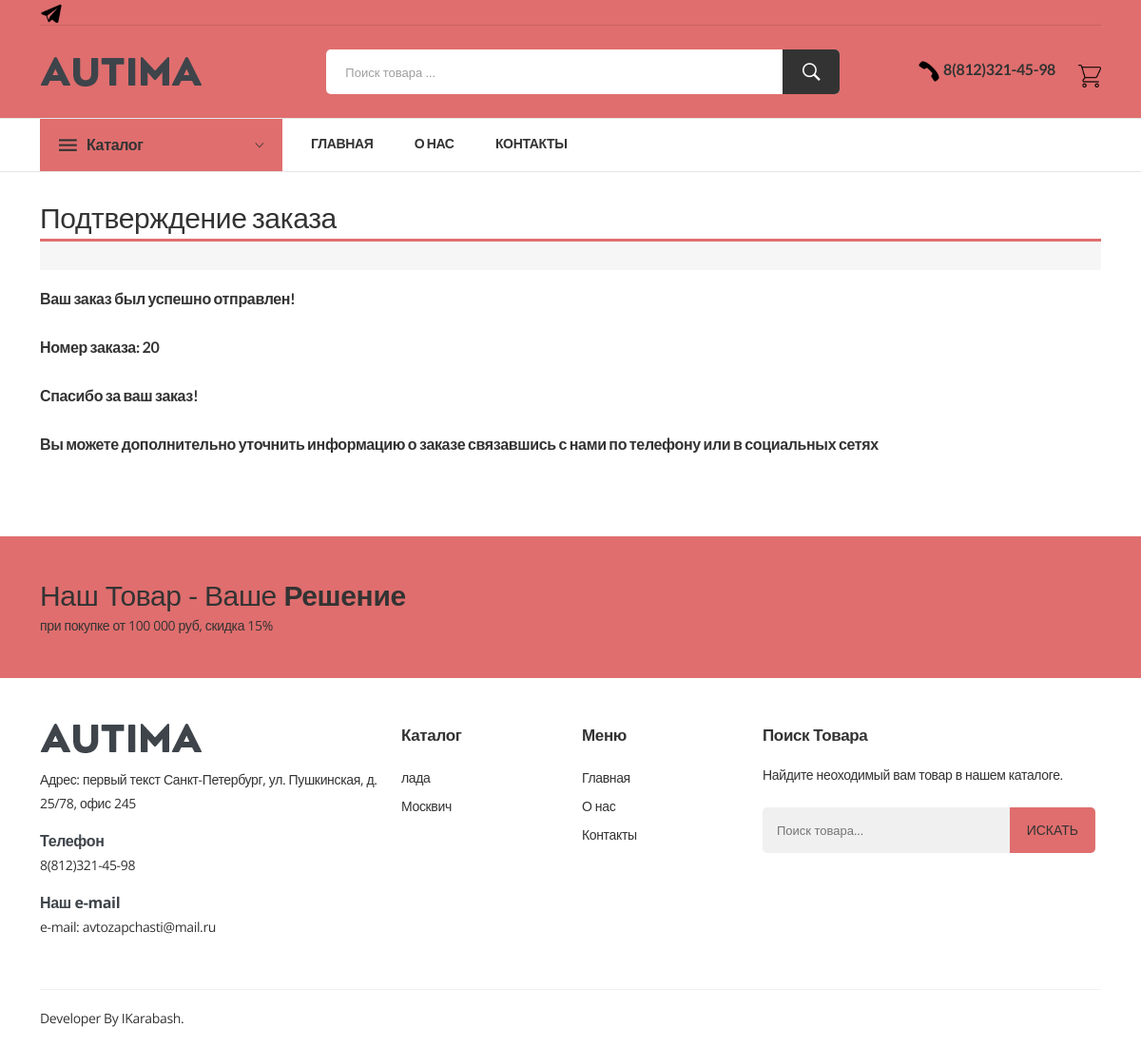
Page /orders/created/ on the committed database.
### kompany/models.py (models this page shows, shortened)
class Network(models.Model):
    title_ikons = models.CharField(max_length=500, verbose_name='иконка соцсети')
    network_image = models.ImageField(upload_to='network_image', blank=True, verbose_name='картинка соцсети')
    url_network = models.TextField(blank=True, verbose_name='ссылка')
    class Meta:
        verbose_name = 'социальные сети'
        verbose_name_plural = 'социальные сети'

class Contact(models.Model):
    title_contact = models.CharField(max_length=200, verbose_name='контакт')
    body_contact = models.TextField(blank=True, default='', verbose_name='текст контакта')
    adress_one_contact = models.TextField(blank=True, default='', verbose_name='адрес')
    tel = models.CharField(max_length=200, verbose_name='телефон')
    web = models.TextField(blank=True, default='', verbose_name='email')
    network_ikons = models.ManyToManyField(Network, blank=True, default='', verbose_name='иконки соцсетей')
    class Meta:
        verbose_name = 'контакт'
        verbose_name_plural = 'контакты'

class Brend(models.Model):
    title = models.CharField(max_length=200, db_index=True, verbose_name="брент")
    image = models.ImageField(upload_to='brends', blank=True, verbose_name='картинка бренда на главной стр')
    pod_brend = models.ManyToManyField(Pod_Brend, verbose_name='под бренд')
    class Meta:
        verbose_name = 'Бренд'
        verbose_name_plural = 'Бренд'
    def get_absolute_url(self):
        return reverse('pod_brand',
                        args=[self.id])

### orders/views.py (the view)
# urls.py: path('created/', views.created, name='created'),
def created(request):
    last_order = Order.objects.latest('created')
    context = {
        'last_order_id': last_order.id,
        **get_constanta(),
    }
    return render(request, 'orders/created.html', context)

### cart/context_processors.py (called while the page is built)
def counter(request):
	item_count = 0
	if 'admin' in request.path:
		return {}
	else:
		try:
			cart = Cart.objects.filter(cart_id=_cart_id(request))
			cart_items = CartItem.objects.all().filter(cart=cart[:1])
			for cart_item in cart_items:
				item_count += cart_item.quantity
		except Cart.DoesNotExist:
			item_count = 0
	return dict(item_count=item_count)

### cart/views.py (called while the page is built)
def _cart_id(request):
    cart = request.session.session_key
    if not cart:
        cart = request.session.create()
    return cart

### kompany/utils.py (called while the page is built)
def get_constanta():
    contact = Contact.objects.all()
    brends = Brend.objects.all()
    upNetwork = Network.objects.all()
    return {
        'contact': contact,
        'brends': brends,
        'upNetwork': upNetwork,
        }

### orders/templates/orders/created.html
{% extends "index.html" %}
{% block content %}
<div class="Checkout_section mt-32">
    <div class="container">
        <div class="row">
            <div class="col-12">
                <h3>Подтверждение заказа</h3>
                <div class="user-actions">
                    <h3>
                    </h3>
                </div>
                <h4>Ваш заказ был успешно отправлен!</h4><br>
                <h4>Номер заказа: {{ last_order_id }}</h4><br>
                <h4>Спасибо за ваш заказ!</h4><br>
                <h4>Вы можете дополнительно уточнить информацию о заказе связавшись
                    с нами по телефону или в социальных сетях
                </h4><br>
            </div>
        </div>
    </div>
</div>
{% endblock %}

### templates/include/header.html (shortened to what this page needs)
    <header class="header_area ">
        {% load humanize %}
        <div class="header_top">
            <div class="container">
                <div class="top_inner">
                    <div class="row align-items-center">
                        <div class="col-lg-6 col-md-6">
                            <div class="follow_us">
                                <ul class="follow_link">
                                    {% for network in upNetwork %}
                                    <li><a href="#"><img src="{{ network.network_image.url }}"> </a></li>
                                    {% endfor %}
                                </ul>
                            </div>
                        </div>
                    </div>
                </div>
            </div>
        </div>
        <div class="header_middle">
            <div class="container">
                <div class="row align-items-center">
                    <div class="col-lg-3 col-md-6">
                        <div class="logo">
                            <a href="{% url 'home_page' %}"><img src="/static/img/logo/logo.png" alt=""></a>
                        </div>
                    </div>
                    <div class="col-lg-9 col-md-6">
                        <div class="middel_right">
                            <div class="search-container">
                                 <form action="{% url 'search' %}" method="GET">
                                    <div class="search_box">
                                        <input placeholder="Поиск товара ..." type="text" name="q">
                                        <button type="submit"><i class="ion-ios-search-strong"></i></button>
                                    </div>
                                </form>
                            </div>
                            <div class="middel_right_info">
                                <div class="header_wishlist">
                                {% for contact in contact %}
                                            <h4><img src="/static/img/teltr.png" alt=""> {{contact.tel}}</h4>
                                            {% endfor %}
                                </div>
                                <div class="mini_cart_wrapper">
                                        {% if item_count > 0 %}
                                    <a href="{% url 'cart_detail' %}">
                                        <h4>
                                            <img src="/static/icons/cart_icon.png" alt="">
                                            <span class="cart_quantity">{{ item_count  }}</span>
                                        </h4>
                                    </a>
                                        {% else %}
                                        <a href="{% url 'cart_detail' %}">
                                            <img src="/static/icons/cart_icon.png" alt="">
                                        </a>
                                        {% endif %}
                                </div>
                            </div>
                        </div>
                    </div>
                </div>
            </div>
        </div>
        <div class="header_bottom bottom_two sticky-header">
            <div class="container">
                <div class="row align-items-center">
                    <div class="col-12">
                        <div class="header_bottom_container">
                            <div class="categories_menu">
                                <div class="categories_title">
                                    <h2 class="categori_toggle">Каталог</h2>
                                </div>
                            </div>
                            <div class="main_menu">
                                <nav>
                                    <ul>
                                        <li><a href="{% url 'home_page' %}">Главная</a>
                                        </li>
                                        <li><a href="{% url 'onas' %}">О Нас</a></li>
                                        <li><a href="{% url 'contact' %}"> контакты </a></li>
                                    </ul>
                                </nav>
                            </div>
                        </div>
                    </div>
                </div>
            </div>
        </div>
    </header>

### templates/include/footer.html (shortened to what this page needs)
    <section class="call_to_action">
        <div class="container">
            <div class="row">
                <div class="col-12">
                    <div class="call_action_inner">
                        <div class="call_text">
                            <h3>Наш товар - Ваше <span>Решение</span></h3>
                            <p>при покупке от 100 000 руб, скидка 15%</p>
                        </div>
                    </div>
                </div>
            </div>
        </div>
    </section>
<footer class="footer_widgets">
    <div class="container">
        <div class="footer_top">
            <div class="row">
                <div class="col-lg-4 col-md-6">
                    <div class="widgets_container contact_us">
                        {% for contact in contact %}
                        <div class="footer_logo">
                            <a href="#"><img src="assets/img/logo/logo.png" alt=""></a>
                        </div>
                        <div class="footer_contact">
                            <p> Адрес: {{ contact.body_contact|safe }} {{ contact.adress_one_contact }}</p>
                            <p><span>Телефон</span> {{ contact.tel }}</p>
                            <p><span>Наш e-mail</span>e-mail: <a href="tel:1-800-345-6789">{{ contact.web }}</a></p>
                        </div>
                        {% endfor %}
                    </div>
                </div>
                <div class="col-lg-2 col-md-6 col-sm-6">
                    <div class="widgets_container widget_menu">
                        <h3>Каталог</h3>
                        <div class="footer_menu">
                            <ul>
                                {% for brends in brends %}
                                    <li><a href="{{ brends.get_absolute_url }}">
                                        {{brends.title}}</a>
                                    </li>
                                {% endfor %}
                            </ul>
                        </div>
                    </div>
                </div>
                <div class="col-lg-2 col-md-6 col-sm-6">
                    <div class="widgets_container widget_menu">
                        <h3>Меню</h3>
                        <div class="footer_menu">
                            <ul>
                                <li><a href="{% url 'home_page' %}">Главная</a></li>
                                <li><a href="{% url 'onas' %}">О нас</a></li>
                                <li><a href="{% url 'contact' %}">Контакты</a></li>
                            </ul>
                        </div>
                    </div>
                </div>
                <div class="col-lg-4 col-md-6">
                    <div class="widgets_container">
                        <h3>Поиск товара</h3>
                        <p>Найдите неоходимый вам товар в нашем каталоге.</p>
                        <div class="subscribe_form">
                            <form action="{% url 'search' %}" method="GET" class="mc-form footer-newsletter">
                                <input id="mc-email" type="text" name="q" autocomplete="off" placeholder="Поиск товара..." />
                                <button id="mc-submit">Искать</button>
                            </form>
                        </div>
                    </div>
                </div>
            </div>
        </div>
        <div class="footer_bottom">
            <div class="row">
                <div class="col-lg-6 col-md-6">
                    <div class="copyright_area">
                        <p>Developer by  <a href="https://t.me/Flymeor">IKarabash</a>.</p>
                    </div>
                </div>
            </div>
        </div>
    </div>
</footer>

### rows in the picture
Network: network_image (picture)
Contact: tel "8(812)321-45-98", body_contact "первый текст", adress_one_contact "Санкт-Петербург, ул. Пушкинская, д. 25/78, офис 245", web "avtozapchasti@mail.ru"
Brend: title "лада"
Brend: title "Москвич"

### other values in the picture
{{ last_order_id }} "20"
